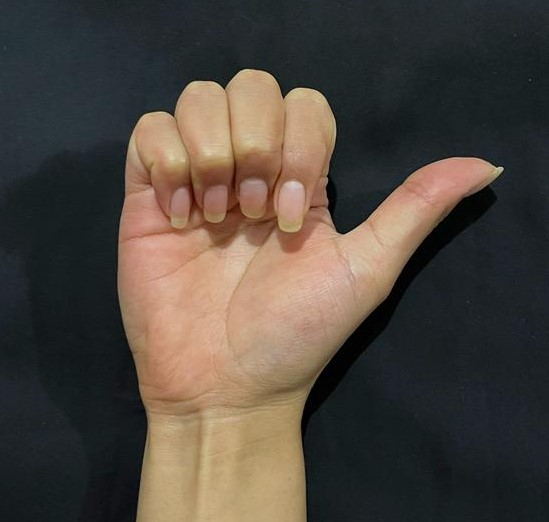
#> input picture Images/Ay.jpg, 549 x 522 px
$ python code_1_Hu.py
#> lines starting #> are read from the running program, lines starting #| are printed output that depends on the picture; after the words box and inside, x2 and y2 are one past the last pixel; in counts of white or black regions, pixels touching at a corner belong together
# Librerias
import cv2 as cv
import numpy as np
import imutils
from skimage import io
from skimage import filters

from math import copysign, log10

# Pre-procesamiento de imagen
def algoritmo_region_bordes(imagen):
    # Eliminación de ruido - Preprocesamiento (2)
    im_ruido = cv.pyrMeanShiftFiltering(imagen,sp=30,sr=50)
    tamanio_imagen('Imagen sin ruido')
    cv.imshow('Imagen sin ruido', im_ruido)

    # Escala de grises - Preprocesamiento (3)
    im_gris = cv.cvtColor(im_ruido, cv.COLOR_BGR2GRAY)
    # tamanio_imagen('Imagen a escala de grises')
    # cv.imshow('Imagen a escala de grises', im_gris)

    # Binarización | Binarización de Otsu - Segmentación (4)
    ret, im_binaria = cv.threshold(im_gris, 0, 255, cv.THRESH_BINARY | cv.THRESH_OTSU)
    # tamanio_imagen('Imagen binarizada')
    # cv.imshow('Imagen binarizada', im_binaria)

    # Detección de bordes - Segmentación (5)
    img_filtro1 = filters.sobel(im_binaria)
    # tamanio_imagen('Imagen con filtro Sobel')
    # cv.imshow('Imagen con filtro Sobel', img_filtro1)


    # Operaciones morfologicas - Segmentación (6)
    kernel = cv.getStructuringElement(cv.MORPH_RECT, (3, 3))
    apertura = cv.morphologyEx(im_binaria, cv.MORPH_OPEN, kernel=kernel, iterations=2)
    dilatacion = cv.dilate(apertura, kernel, iterations=3)
    # tamanio_imagen('Imagen dilatada')
    # cv.imshow("Imagen dilatada", dilatacion)

   # Umbralización - Segmentación (7)
    th, im_umbral = cv.threshold(apertura, 80, 150, cv.THRESH_BINARY_INV);
    # tamanio_imagen('Imagen umbralizada')
    # cv.imshow("Imagen umbralizada", im_umbral)

    # Copia de la imagen umbralizada - Segmentación (8)
    im_umbral_copia = im_umbral.copy()
    # tamanio_imagen('Imagen segmentada inundada')
    # cv.imshow("Imagen segmentada inundada", im_umbral_copia)

    # Mascara para rellenar con 2 pixeles mayores a la imagen - Segmentación (9)  [Relleno]
    a, l = im_umbral.shape[:2]
    mascara = np.zeros((a+2, l+2), np.uint8)

    # Rellenando desde el punto (0, 0) al 255
    cv.floodFill(im_umbral_copia, mascara, (0,0), 255);

    # Invertido del relleno de la imagen - Segmentación (10) [Relleno invertido]
    im_seg_inv = cv.bitwise_not(im_umbral_copia)
    # tamanio_imagen('Imagen segmentada invertida')
    # cv.imshow("Imagen segmentada invertida", im_seg_inv)

    # Combinación de imagenes para obtener imagen rellenada - Segmentación (11)
    im_combinada = im_umbral | im_seg_inv
    # tamanio_imagen('Imagen combinada rellena')
    # cv.imshow("Imagen combinada rellena", im_combinada)

    # Binarización de otsu - Segmentación (12)
    ret, im_binaria2 = cv.threshold(im_combinada, 0, 255, cv.THRESH_BINARY | cv.THRESH_OTSU)
    tamanio_imagen('Imagen binaria rellena')
    cv.imshow('Imagen binaria rellena', im_binaria2) #--- se usará para momentos ---
    momentos(im_binaria2)

    # Etiquetado - Técnicas y funciones de python (13)
    distancia = cv.distanceTransform(im_binaria2, cv.DIST_L2, 3)
    distancia_salida = cv.normalize(distancia, 0, 1.0, cv.NORM_MINMAX)
    ret, superficie = cv.threshold(distancia_salida, distancia_salida.max() * 0.3, 255, cv.THRESH_BINARY)

    # Marcadores de superficie a 8 bits - Técnicas y funciones de python (14)
    superficie_8 = np.uint8(superficie)
    superficie_desconocida = cv.subtract(dilatacion, superficie_8)      #dilatacion
    # Etiquetado
    ret, etiquetado = cv.connectedComponents(superficie_8)
    print("Total de regiones:",ret)

    # Agregamos 1
    etiquetado = etiquetado + 1
    # Región desconocida como 0
    etiquetado[superficie_desconocida == 255] = 0

    etiquetado = cv.watershed(imagen, markers=etiquetado)
    imagen[etiquetado == -1] = [0, 0, 255]
    # tamanio_imagen('Imagen etiquetada')
    # cv.imshow('Imagen etiquetada', imagen)
    #Fin etiquetado

    #Proceso de realzado de contorno - Técnicas y funciones de python (15)
    contorno,ret = cv.findContours(im_binaria2, cv.RETR_TREE, cv.CHAIN_APPROX_SIMPLE)
    #Dibuja el contorno color lila
    cv.drawContours (imagen, contorno, -1,(128, 0, 128),3)
    # tamanio_imagen('Imagen contorneada')
    # cv.imshow('Imagen contorneada', imagen)

#Momentos de Hu (2.1)
def momentos(imagen):
    mostrarMomentos = True
    moments = cv.moments(imagen)
    huMoments = cv.HuMoments(moments)
    # for i in range(0,7):
    #     huMoments[i] = -1* copysign(1.0, huMoments[i]) * log10(abs(huMoments[i]))

    #Imprime momentos
    # print("{}: ".format(filename),end='')

    for i in range(0,7):
        if mostrarMomentos:
            print("{:.3f}".format(-1*copysign(1.0,\
                    huMoments[i])*log10(abs(huMoments[i]))),\
                    end='\n')
        else:
            # Hu Moments without log transform
            print("{:.5f}".format(huMoments[i]),end=' ')


# Tamaño de imagen
def tamanio_imagen(nombre_imagen):
    cv.namedWindow(nombre_imagen, cv.WINDOW_NORMAL)
    cv.resizeWindow(nombre_imagen, 500, 550)

# Adquisición de imagen (1)
imagen = cv.imread('Images/Ay.jpg')
#> imagen is the input picture: shape (522, 549, 3); mean B, G, R 62.6, 70.4, 78.5
#imagen = imutils.rotate(imagen, angle=15)
tamanio_imagen('Imagen original')
cv.imshow('Imagen original', imagen)
# Procesamiento de imagen
algoritmo_region_bordes(imagen)
#> in algoritmo_region_bordes, `ret, im_binaria = cv.threshold(im_gris, 0, 255, cv.THRESH_BINARY | cv...`:
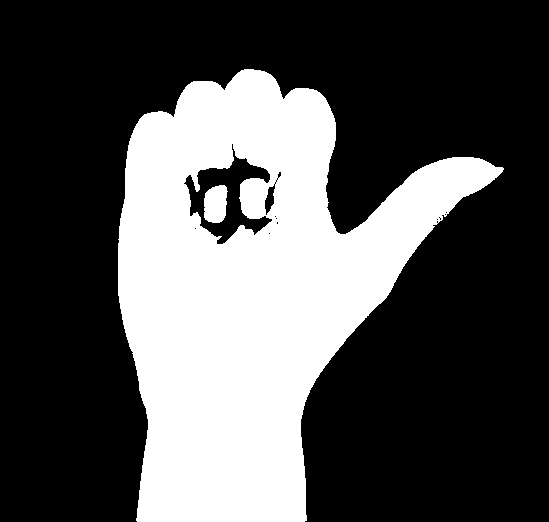
#> im_binaria: shape (522, 549); 31.9% white; 2 white regions, box (x1, y1, x2, y2) and area: (118, 69, 504, 522) 90762, (204, 185, 228, 223) 753
#> in algoritmo_region_bordes, `ret, im_binaria = cv.threshold(im_gris, 0, 255, cv.THRESH_BINARY | cv...`: ret = 95
#> in algoritmo_region_bordes, `apertura = cv.morphologyEx(im_binaria, cv.MORPH_OPEN, kernel=kernel, i..`: apertura: shape (522, 549); 31.9% white; 3 white regions, box (x1, y1, x2, y2) and area: (118, 69, 503, 522) 90641, (204, 185, 227, 223) 745, (195, 185, 200, 190) 25
#> in algoritmo_region_bordes, `dilatacion = cv.dilate(apertura, kernel, iterations=3)`: dilatacion: shape (522, 549); 34.4% white; 1 white region, box (x1, y1, x2, y2) and area: (115, 66, 506, 522) 98658
#> in algoritmo_region_bordes, `cv.floodFill(im_umbral_copia, mascara, (0,0), 255);`:
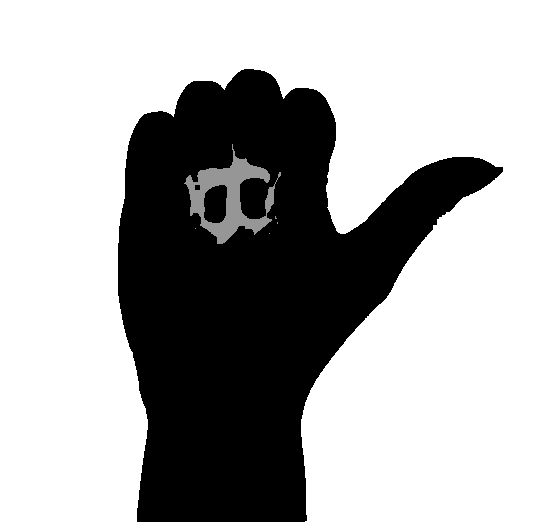
#> im_umbral_copia: shape (522, 549); min 0, max 255, mean 172.4
#> in algoritmo_region_bordes, `im_combinada = im_umbral | im_seg_inv`:
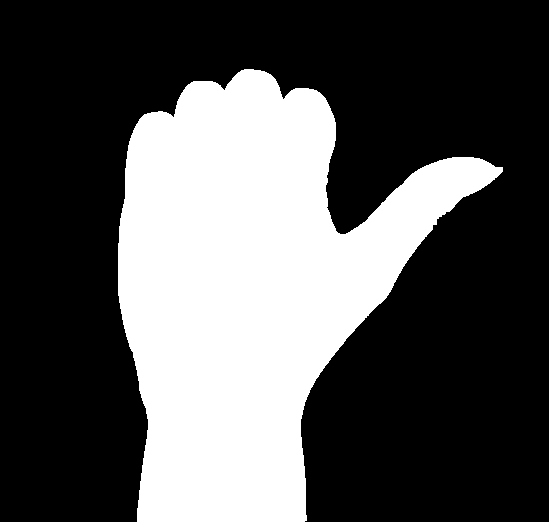
#> im_combinada: shape (522, 549); values 150 (black) and 255 (white), 33.1% white; 1 white region, box (x1, y1, x2, y2) and area: (118, 69, 503, 522) 94791
#> in algoritmo_region_bordes, `ret, im_binaria2 = cv.threshold(im_combinada, 0, 255, cv.THRESH_BINARY..`: ret = 150
#> in momentos, `moments = cv.moments(imagen)`: moments = moments, m00 24171705, centre m10/m00, m01/m00 = (248.9, 287.5)
#> in momentos, `huMoments = cv.HuMoments(moments)`: huMoments = [0.000817, 1.18e-07, 1.2e-10, 4.86e-12, -1.1e-22, -4.53e-16, 4.26e-23]
#> the loop in momentos, `for i in range(0,7):` made 7 passes
#| 3.088
#| 6.927
#| 9.920
#| 11.313
#| -21.960
#| -15.344
#| 22.370
#> in algoritmo_region_bordes, `ret, superficie = cv.threshold(distancia_salida, distancia_salida.max(..`:
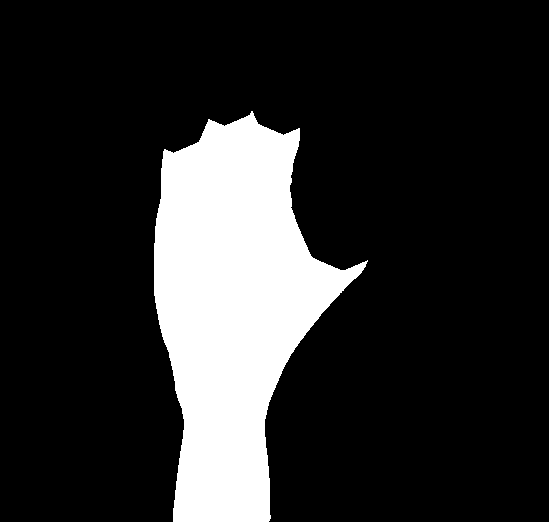
#> superficie: shape (522, 549) float32; 17.3% white; 1 white region, box (x1, y1, x2, y2) and area: (154, 111, 368, 522) 49499
#> in algoritmo_region_bordes, `ret, superficie = cv.threshold(distancia_salida, distancia_salida.max(..`: ret = 0.00227
#> in algoritmo_region_bordes, `superficie_desconocida = cv.subtract(dilatacion, superficie_8)`:
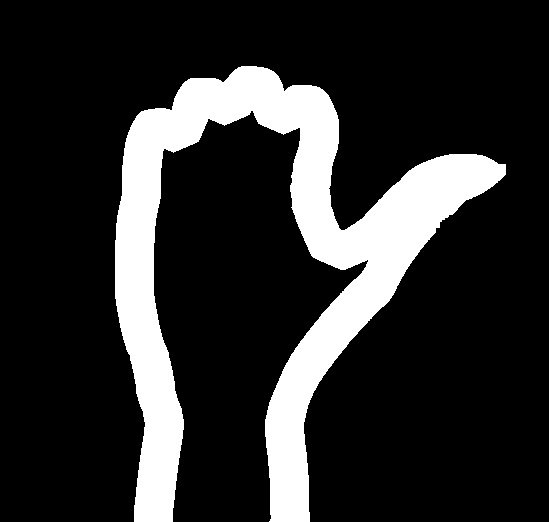
#> superficie_desconocida: shape (522, 549); 17.6% white; 1 white region, box (x1, y1, x2, y2) and area: (115, 66, 506, 522) 50575
#> in algoritmo_region_bordes, `ret, etiquetado = cv.connectedComponents(superficie_8)`: ret = 2
#| Total de regiones: 2
#> in algoritmo_region_bordes, `etiquetado = etiquetado + 1`: etiquetado: shape (522, 549) int32; values 1 (black) and 2 (white), 17.3% white; 1 white region
#> in algoritmo_region_bordes, `etiquetado = cv.watershed(imagen, markers=etiquetado)`:
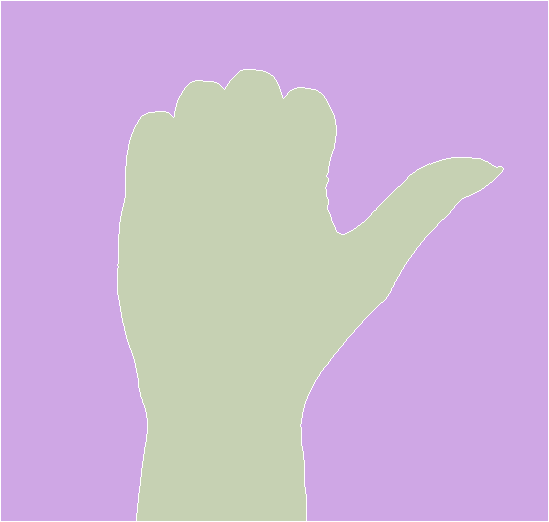
#> etiquetado: shape (522, 549) int32; 3 distinct labels, from -1 to 2; one colour per label, 0 black, -1 white
#> in algoritmo_region_bordes, `contorno,ret = cv.findContours(im_binaria2, cv.RETR_TREE, cv.CHAIN_APP..`: contorno = 1 contour; box (x1, y1, x2, y2) and area: (118, 69, 503, 522) 94050; ret = [[-1, -1, -1, -1]]
#> in algoritmo_region_bordes, `cv.drawContours (imagen, contorno, -1,(128, 0, 128),3)`:
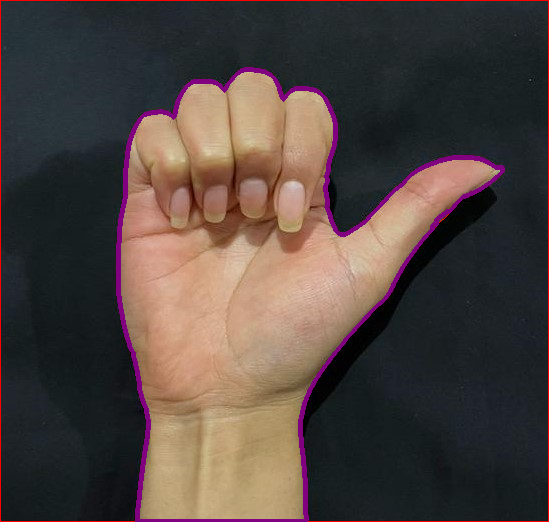
#> imagen: shape (522, 549, 3); mean B, G, R 63.7, 67.9, 80.6
cv.waitKey(0)
cv.destroyAllWindows()

$ run again, with Images/A2.jpg copied over Images/Ay.jpg
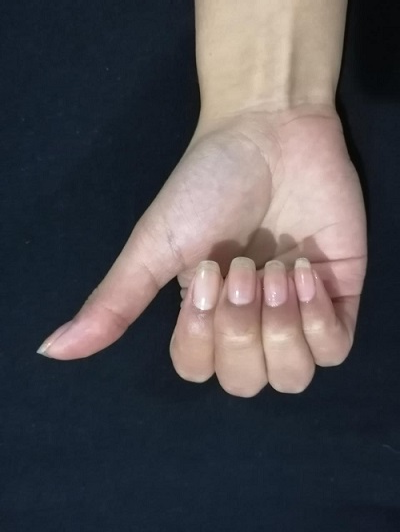
#> input picture Images/A2.jpg, 400 x 532 px
#> imagen is the input picture: shape (532, 400, 3); mean B, G, R 79.9, 76.2, 79
#> in algoritmo_region_bordes, `ret, im_binaria = cv.threshold(im_gris, 0, 255, cv.THRESH_BINARY | cv...`:
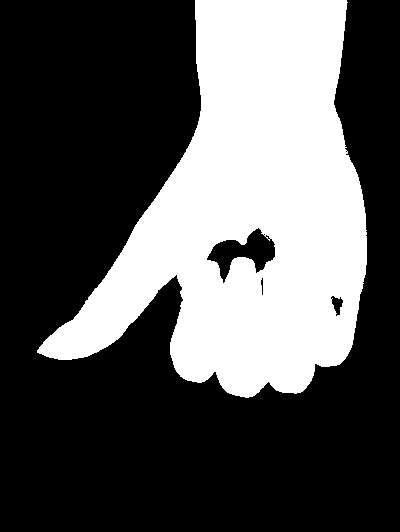
#> im_binaria: shape (532, 400); 33.7% white; 1 white region, box (x1, y1, x2, y2) and area: (37, 0, 367, 398) 71814
#> in algoritmo_region_bordes, `ret, im_binaria = cv.threshold(im_gris, 0, 255, cv.THRESH_BINARY | cv...`: ret = 102
#> apertura: shape (532, 400); 33.7% white; 1 white region, box (x1, y1, x2, y2) and area: (39, 0, 367, 397) 71759
#> dilatacion: shape (532, 400); 36.4% white; 1 white region, box (x1, y1, x2, y2) and area: (36, 0, 370, 400) 77409
#> im_combinada: shape (532, 400); values 150 (black) and 255 (white), 34.6% white; 1 white region, box (x1, y1, x2, y2) and area: (39, 0, 367, 397) 73547
#> in algoritmo_region_bordes, `ret, im_binaria2 = cv.threshold(im_combinada, 0, 255, cv.THRESH_BINARY..`: ret = 150
#> moments = moments, m00 18754485, centre m10/m00, m01/m00 = (249, 211.3)
#> huMoments = [0.000846, 1.65e-07, 1.52e-10, 8.51e-12, -2.19e-22, -9.33e-16, 2.13e-22]
#> the loop in momentos, `for i in range(0,7):` made 7 passes
#| 3.073
#| 6.783
#| 9.818
#| 11.070
#| -21.659
#> (further printed lines are left out)
#> superficie: shape (532, 400) float32; 17.9% white; 1 white region, box (x1, y1, x2, y2) and area: (155, 0, 336, 363) 38164
#> in algoritmo_region_bordes, `ret, superficie = cv.threshold(distancia_salida, distancia_salida.max(..`: ret = 0.0026
#> superficie_desconocida: shape (532, 400); 18.8% white; 1 white region, box (x1, y1, x2, y2) and area: (36, 0, 370, 400) 40098
#> in algoritmo_region_bordes, `ret, etiquetado = cv.connectedComponents(superficie_8)`: ret = 2
#| Total de regiones: 2
#> in algoritmo_region_bordes, `contorno,ret = cv.findContours(im_binaria2, cv.RETR_TREE, cv.CHAIN_APP..`: contorno = 1 contour; box (x1, y1, x2, y2) and area: (39, 0, 367, 397) 72888; ret = [[-1, -1, -1, -1]]
#> in algoritmo_region_bordes, `cv.drawContours (imagen, contorno, -1,(128, 0, 128),3)`:
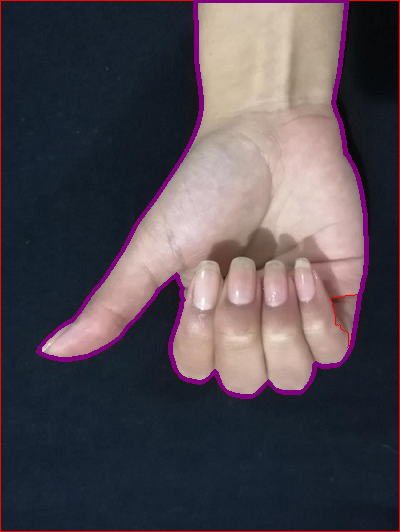
#> imagen: shape (532, 400, 3); mean B, G, R 80.8, 73.2, 81.6
